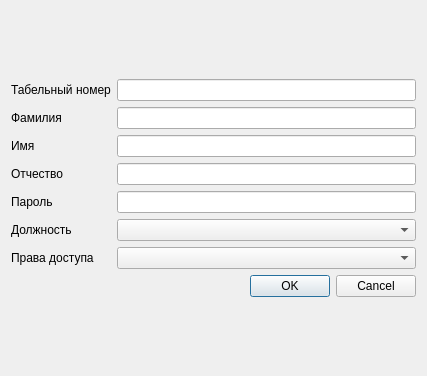
<?xml version="1.0" encoding="UTF-8"?>
<ui version="4.0">
 <class>DialogUserEdit</class>
 <widget class="QDialog" name="DialogUserEdit">
  <property name="geometry">
   <rect>
    <x>0</x>
    <y>0</y>
    <width>427</width>
    <height>376</height>
   </rect>
  </property>
  <property name="windowTitle">
   <string>Создать нового пользователя</string>
  </property>
  <property name="windowIcon">
   <iconset resource="images.qrc">
    <normaloff>:/icon/icon/icon.png</normaloff>:/icon/icon/icon.png</iconset>
  </property>
  <layout class="QVBoxLayout" name="verticalLayout_2">
   <item>
    <layout class="QVBoxLayout" name="verticalLayout">
     <item>
      <layout class="QGridLayout" name="gridLayout">
       <item row="0" column="0">
        <widget class="QLabel" name="labelTabNumber">
         <property name="text">
          <string>Табельный номер</string>
         </property>
        </widget>
       </item>
       <item row="0" column="1">
        <widget class="QLineEdit" name="lineEditTabNumber">
         <property name="maxLength">
          <number>128</number>
         </property>
        </widget>
       </item>
       <item row="1" column="0">
        <widget class="QLabel" name="labelName">
         <property name="text">
          <string>Фамилия</string>
         </property>
        </widget>
       </item>
       <item row="2" column="0">
        <widget class="QLabel" name="labelSurname">
         <property name="text">
          <string>Имя</string>
         </property>
        </widget>
       </item>
       <item row="3" column="1">
        <widget class="QLineEdit" name="lineEditPatronymic">
         <property name="maxLength">
          <number>128</number>
         </property>
        </widget>
       </item>
       <item row="3" column="0">
        <widget class="QLabel" name="labelPatronymic">
         <property name="text">
          <string>Отчество</string>
         </property>
        </widget>
       </item>
       <item row="4" column="0">
        <widget class="QLabel" name="labelPassword">
         <property name="text">
          <string>Пароль</string>
         </property>
        </widget>
       </item>
       <item row="5" column="1">
        <widget class="QComboBox" name="comboBoxJob">
         <property name="editable">
          <bool>false</bool>
         </property>
        </widget>
       </item>
       <item row="4" column="1">
        <widget class="QLineEdit" name="lineEditPassword">
         <property name="maxLength">
          <number>256</number>
         </property>
         <property name="echoMode">
          <enum>QLineEdit::Password</enum>
         </property>
         <property name="clearButtonEnabled">
          <bool>false</bool>
         </property>
        </widget>
       </item>
       <item row="5" column="0">
        <widget class="QLabel" name="labelJob">
         <property name="text">
          <string>Должность</string>
         </property>
        </widget>
       </item>
       <item row="6" column="1">
        <widget class="QComboBox" name="comboBoxPermissions"/>
       </item>
       <item row="6" column="0">
        <widget class="QLabel" name="labelPermissions">
         <property name="text">
          <string>Права доступа</string>
         </property>
        </widget>
       </item>
       <item row="1" column="1">
        <widget class="QLineEdit" name="lineEditSurname">
         <property name="maxLength">
          <number>128</number>
         </property>
        </widget>
       </item>
       <item row="2" column="1">
        <widget class="QLineEdit" name="lineEditName">
         <property name="maxLength">
          <number>128</number>
         </property>
        </widget>
       </item>
      </layout>
     </item>
     <item>
      <widget class="QDialogButtonBox" name="buttonBox">
       <property name="standardButtons">
        <set>QDialogButtonBox::Cancel|QDialogButtonBox::Ok</set>
       </property>
      </widget>
     </item>
    </layout>
   </item>
  </layout>
 </widget>
 <tabstops>
  <tabstop>lineEditTabNumber</tabstop>
  <tabstop>lineEditSurname</tabstop>
  <tabstop>lineEditName</tabstop>
  <tabstop>lineEditPatronymic</tabstop>
  <tabstop>lineEditPassword</tabstop>
  <tabstop>comboBoxJob</tabstop>
  <tabstop>comboBoxPermissions</tabstop>
 </tabstops>
 <resources>
  <include location="images.qrc"/>
 </resources>
 <connections/>
</ui>
